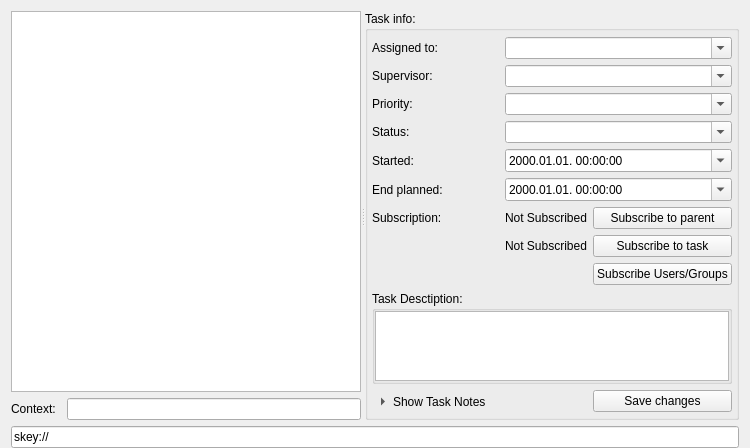
<?xml version="1.0" encoding="UTF-8"?>
<ui version="4.0">
 <class>tasks</class>
 <widget class="QWidget" name="tasks">
  <property name="geometry">
   <rect>
    <x>0</x>
    <y>0</y>
    <width>705</width>
    <height>420</height>
   </rect>
  </property>
  <property name="windowTitle">
   <string>Tasks for exam/props Mushroom</string>
  </property>
  <layout class="QVBoxLayout" name="verticalLayout">
   <property name="bottomMargin">
    <number>0</number>
   </property>
   <item>
    <widget class="QSplitter" name="splitter">
     <property name="orientation">
      <enum>Qt::Horizontal</enum>
     </property>
     <widget class="QWidget" name="gridLayoutWidget">
      <layout class="QGridLayout" name="gridLayout_2">
       <item row="2" column="0">
        <widget class="QLabel" name="contextLabel">
         <property name="minimumSize">
          <size>
           <width>50</width>
           <height>0</height>
          </size>
         </property>
         <property name="text">
          <string>Context:</string>
         </property>
        </widget>
       </item>
       <item row="2" column="1">
        <widget class="QLineEdit" name="contextLineEdit">
         <property name="sizePolicy">
          <sizepolicy hsizetype="Expanding" vsizetype="Fixed">
           <horstretch>0</horstretch>
           <verstretch>0</verstretch>
          </sizepolicy>
         </property>
        </widget>
       </item>
       <item row="1" column="0" colspan="2">
        <widget class="QTreeWidget" name="processTreeWidget">
         <property name="sizePolicy">
          <sizepolicy hsizetype="Preferred" vsizetype="Preferred">
           <horstretch>0</horstretch>
           <verstretch>0</verstretch>
          </sizepolicy>
         </property>
         <property name="minimumSize">
          <size>
           <width>350</width>
           <height>0</height>
          </size>
         </property>
         <property name="editTriggers">
          <set>QAbstractItemView::AllEditTriggers</set>
         </property>
         <property name="verticalScrollMode">
          <enum>QAbstractItemView::ScrollPerPixel</enum>
         </property>
         <property name="allColumnsShowFocus">
          <bool>true</bool>
         </property>
         <property name="columnCount">
          <number>1</number>
         </property>
         <attribute name="headerVisible">
          <bool>false</bool>
         </attribute>
         <column>
          <property name="text">
           <string notr="true">Process:</string>
          </property>
         </column>
        </widget>
       </item>
      </layout>
     </widget>
     <widget class="QGroupBox" name="taskInfoGroupBox">
      <property name="baseSize">
       <size>
        <width>500</width>
        <height>0</height>
       </size>
      </property>
      <property name="title">
       <string>Task info:</string>
      </property>
      <property name="flat">
       <bool>true</bool>
      </property>
      <layout class="QGridLayout" name="gridLayout">
       <property name="leftMargin">
        <number>4</number>
       </property>
       <property name="topMargin">
        <number>6</number>
       </property>
       <property name="rightMargin">
        <number>4</number>
       </property>
       <property name="bottomMargin">
        <number>4</number>
       </property>
       <item row="9" column="0" colspan="3">
        <widget class="QGroupBox" name="groupBox">
         <property name="title">
          <string>Task Desctiption:</string>
         </property>
         <property name="flat">
          <bool>true</bool>
         </property>
         <layout class="QVBoxLayout" name="verticalLayout_2">
          <property name="spacing">
           <number>0</number>
          </property>
          <property name="margin">
           <number>0</number>
          </property>
          <item>
           <layout class="QHBoxLayout" name="editorLayout">
            <property name="spacing">
             <number>0</number>
            </property>
            <property name="topMargin">
             <number>0</number>
            </property>
           </layout>
          </item>
          <item>
           <widget class="QTextEdit" name="descriptionTextEdit"/>
          </item>
         </layout>
        </widget>
       </item>
       <item row="2" column="0">
        <widget class="QLabel" name="label_3">
         <property name="text">
          <string>Priority:</string>
         </property>
        </widget>
       </item>
       <item row="0" column="0">
        <widget class="QLabel" name="label">
         <property name="maximumSize">
          <size>
           <width>100</width>
           <height>16777215</height>
          </size>
         </property>
         <property name="text">
          <string>Assigned to:</string>
         </property>
        </widget>
       </item>
       <item row="0" column="1" colspan="2">
        <widget class="QComboBox" name="assignedToComboBox">
         <property name="editable">
          <bool>true</bool>
         </property>
         <property name="insertPolicy">
          <enum>QComboBox::NoInsert</enum>
         </property>
        </widget>
       </item>
       <item row="4" column="0">
        <widget class="QLabel" name="label_5">
         <property name="text">
          <string>Started:</string>
         </property>
        </widget>
       </item>
       <item row="2" column="1" colspan="2">
        <widget class="QComboBox" name="priorityComboBox">
         <property name="editable">
          <bool>true</bool>
         </property>
         <property name="insertPolicy">
          <enum>QComboBox::NoInsert</enum>
         </property>
        </widget>
       </item>
       <item row="1" column="0">
        <widget class="QLabel" name="label_2">
         <property name="text">
          <string>Supervisor:</string>
         </property>
        </widget>
       </item>
       <item row="3" column="1" colspan="2">
        <widget class="QComboBox" name="statusComboBox">
         <property name="editable">
          <bool>true</bool>
         </property>
         <property name="insertPolicy">
          <enum>QComboBox::NoInsert</enum>
         </property>
        </widget>
       </item>
       <item row="4" column="1" colspan="2">
        <widget class="QDateTimeEdit" name="startedDateTimeEdit">
         <property name="displayFormat">
          <string>yyyy.MM.dd. HH:mm:ss</string>
         </property>
         <property name="calendarPopup">
          <bool>true</bool>
         </property>
        </widget>
       </item>
       <item row="1" column="1" colspan="2">
        <widget class="QComboBox" name="superviserComboBox">
         <property name="editable">
          <bool>true</bool>
         </property>
         <property name="insertPolicy">
          <enum>QComboBox::NoInsert</enum>
         </property>
        </widget>
       </item>
       <item row="5" column="1" colspan="2">
        <widget class="QDateTimeEdit" name="endDateTimeEdit">
         <property name="displayFormat">
          <string>yyyy.MM.dd. HH:mm:ss</string>
         </property>
         <property name="calendarPopup">
          <bool>true</bool>
         </property>
        </widget>
       </item>
       <item row="5" column="0">
        <widget class="QLabel" name="label_6">
         <property name="text">
          <string>End planned:</string>
         </property>
        </widget>
       </item>
       <item row="3" column="0">
        <widget class="QLabel" name="label_4">
         <property name="text">
          <string>Status:</string>
         </property>
        </widget>
       </item>
       <item row="10" column="2">
        <widget class="QPushButton" name="saveChangesButton">
         <property name="maximumSize">
          <size>
           <width>200</width>
           <height>16777215</height>
          </size>
         </property>
         <property name="text">
          <string>Save changes</string>
         </property>
        </widget>
       </item>
       <item row="6" column="0">
        <widget class="QLabel" name="label_7">
         <property name="text">
          <string>Subscription:</string>
         </property>
        </widget>
       </item>
       <item row="10" column="0">
        <widget class="QToolButton" name="showNotesButton">
         <property name="text">
          <string>Show Task Notes</string>
         </property>
         <property name="toolButtonStyle">
          <enum>Qt::ToolButtonTextBesideIcon</enum>
         </property>
         <property name="autoRaise">
          <bool>true</bool>
         </property>
         <property name="arrowType">
          <enum>Qt::RightArrow</enum>
         </property>
        </widget>
       </item>
       <item row="6" column="1">
        <widget class="QLabel" name="subsParentStatusLabel">
         <property name="text">
          <string>Not Subscribed</string>
         </property>
        </widget>
       </item>
       <item row="6" column="2">
        <widget class="QPushButton" name="subsParentPushButton">
         <property name="text">
          <string>Subscribe to parent</string>
         </property>
        </widget>
       </item>
       <item row="7" column="2">
        <widget class="QPushButton" name="subsTaskPushButton">
         <property name="text">
          <string>Subscribe to task</string>
         </property>
        </widget>
       </item>
       <item row="7" column="1">
        <widget class="QLabel" name="subsTaskStatusLabel">
         <property name="text">
          <string>Not Subscribed</string>
         </property>
        </widget>
       </item>
       <item row="8" column="2">
        <widget class="QPushButton" name="subsUsersPushButton">
         <property name="text">
          <string>Subscribe Users/Groups</string>
         </property>
        </widget>
       </item>
      </layout>
     </widget>
    </widget>
   </item>
   <item>
    <widget class="QLineEdit" name="skeyLineEdit">
     <property name="text">
      <string>skey://</string>
     </property>
    </widget>
   </item>
  </layout>
 </widget>
 <tabstops>
  <tabstop>assignedToComboBox</tabstop>
  <tabstop>superviserComboBox</tabstop>
  <tabstop>priorityComboBox</tabstop>
  <tabstop>statusComboBox</tabstop>
  <tabstop>startedDateTimeEdit</tabstop>
  <tabstop>endDateTimeEdit</tabstop>
  <tabstop>descriptionTextEdit</tabstop>
  <tabstop>saveChangesButton</tabstop>
  <tabstop>subsParentPushButton</tabstop>
  <tabstop>showNotesButton</tabstop>
  <tabstop>skeyLineEdit</tabstop>
 </tabstops>
 <resources/>
 <connections/>
</ui>
